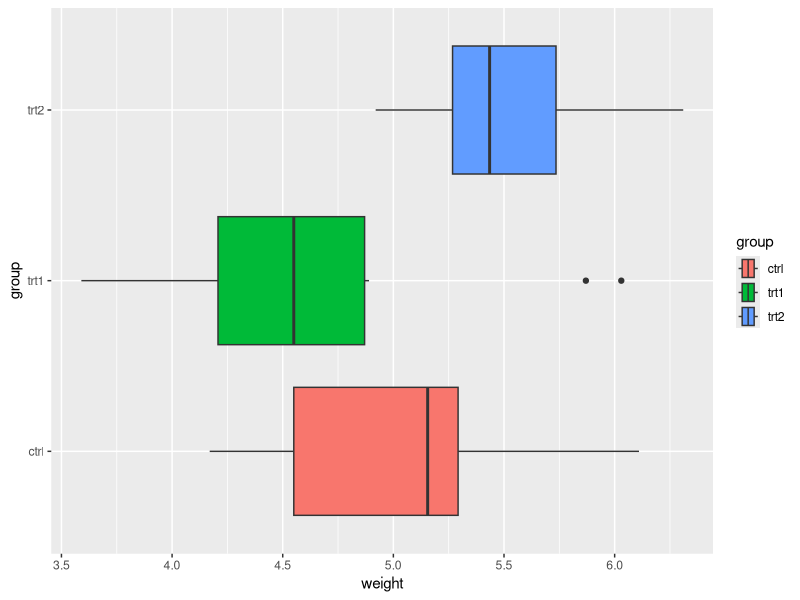
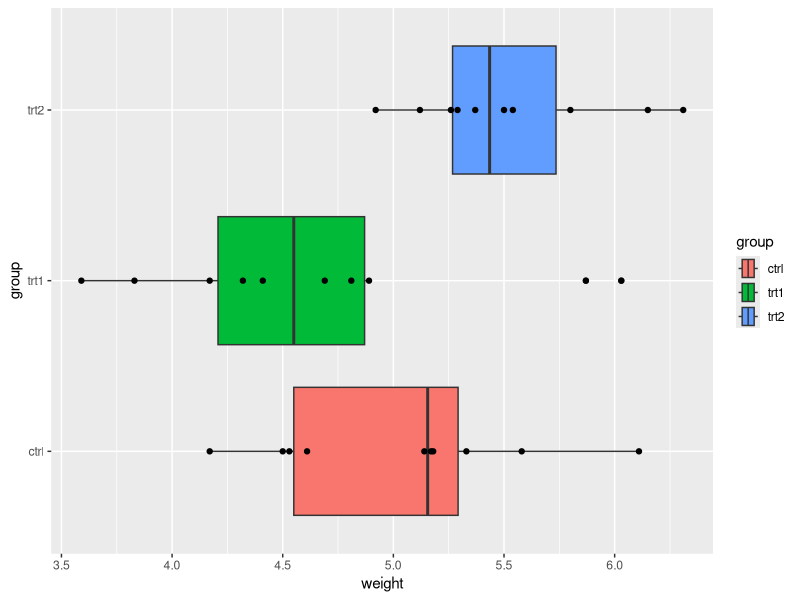
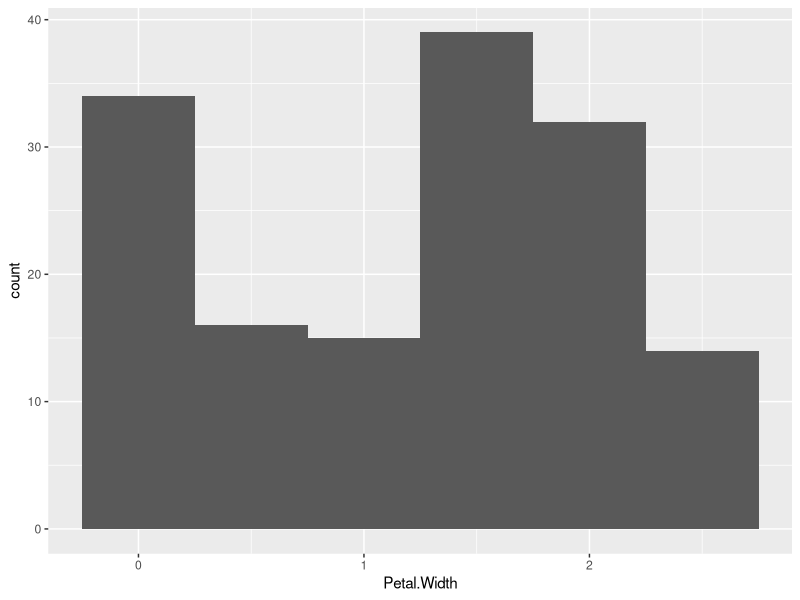
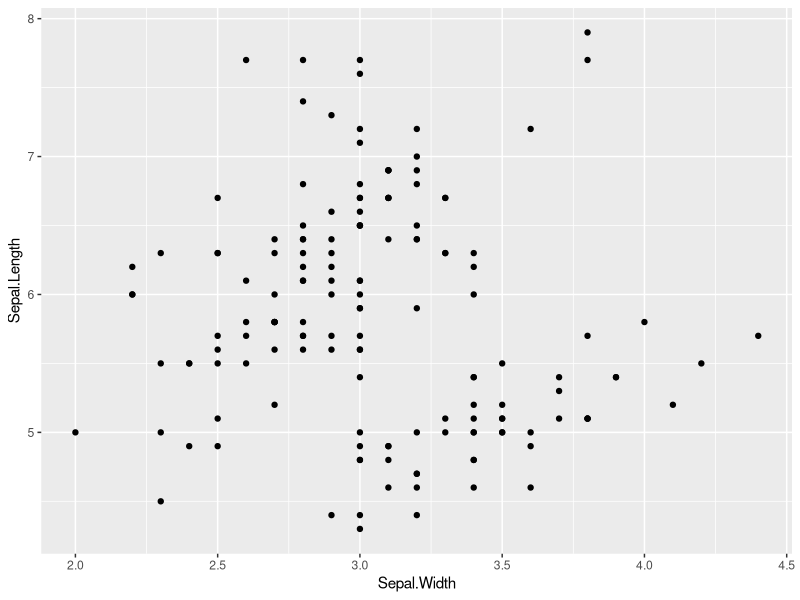
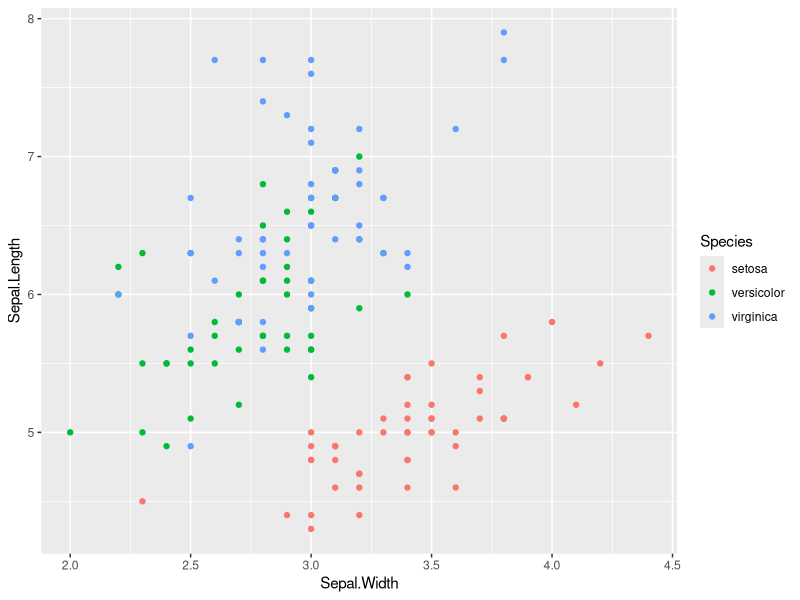

Generate these figures, in order, with R:
# Tidyverse Exam – Data Manipulation in R (using `mtcars` dataset)

# tidyverse ---------------------------------------------------------------

# Use `df_mtcars` for Questions 1 - 10
library(tidyverse)
df_mtcars <- as_tibble(mtcars,
                       rownames = "model")

# 1. Filter rows where number of cylinders (`cyl`) is 6
# Write code to create a new data frame that only includes rows where `cyl == 6`.
# Assign to: `mtcars_cyl6`
mtcars_cyl6 <- filter(df_mtcars, cyl == 6)

# 2. Filter rows where number of gears (`gear`) is either 3 or 5
# Use `%in%` to filter the `df_mtcars` dataset for these two `gear` values.
# Assign to: `mtcars_g35`
mtcars_g35 <- filter(df_mtcars, gear == 3 | gear == 5)

# 3. Filter rows where miles per gallon (`mpg`) is greater than 25
# Create a subset of `df_mtcars` where `mpg > 25`.
# Assign to: `mtcars_mpg25`
mtcars_mpg25 <- filter(df_mtcars, mpg > 25)

# 4. Filter rows where weight (`wt`) is less than 2.5 AND number of cylinders (`cyl`) is 4
# Combine logical conditions using `&`.
# Assign to: `mtcars_light_cyl4`
mtcars_light_cyl4 <- filter(df_mtcars, wt < 2.5) %>% 
  filter(cyl == 4)

# 5. Sort `df_mtcars` by horsepower (`hp`) in ascending order
# Use `arrange()` to sort the data.
# Assign to: `mtcars_hp`
mtcars_hp <- arrange(df_mtcars, hp)

# 6. Sort `df_mtcars` by quarter mile time (`qsec`) in descending order
# Use `desc()` inside `arrange()`.
# Assign to: `mtcars_qsec`
mtcars_qsec <- arrange(df_mtcars, desc(qsec))

# 7. Exclude the `drat` column
# Use `select()` with `-` (minus sign) to remove the column.
# Assign to: `mtcars_no_drat`
mtcars_no_drat <- select(df_mtcars, -(drat))

# 8. Add a new column `ptw` that equals the ratio of horsepower (`hp`) to weight (`wt`) (`hp / wt`)
# Use `mutate()` to add the new column.
# Assign to: `mtcars_with_ptw`
mtcars_with_ptw <- mutate(df_mtcars, "ptw" = hp/wt)

# 9. Identify the car `model` with the highest `ptw` among cars with six cylinders (`cyl == 6`).
# Hint: Use `mtcars_with_ptw` and a chain of `filter()` and `arrange()` with `%>%`.
# Write the car model here: Ferrari Dino
mtcars_ptw_model <- filter(mtcars_with_ptw, cyl == 6) %>% 
  arrange(desc(ptw))

# 10. Group by number of gears (`gear`) and summarize minimum & maximum values of `mpg`
# Use `group_by()` and `summarize()` to calculate minimum & maximum values of `mpg` within each group.
# Minimum and maximum values of each group should be represented as separate columns.
# Function `min()` returns the minimum value in a vector.
# Function `max()` returns the maximum value in a vector.
# Assign to: `mtcars_mpg_by_gear`
mtcars_mpg_by_gear <- group_by(df_mtcars, gear) %>% 
  mutate("min" = min(mpg)) %>% 
  mutate("max" = max(mpg)) %>% 
  ungroup()

# ggplot ------------------------------------------------------------------

# Visualization in R (using `iris` dataset)

## before you begin with the following questions, type the following code to check column names in the dataframe
Iris_Column_Names <- colnames(iris) # output from this code is the column names that can be used in figures

# 11. Simple scatter plot of `Sepal.Length` vs `Sepal.Width` using `ggplot()`
# Assign to: `g_scat`
# Create a scatter plot with `Sepal.Width` on the x-axis and `Sepal.Length` on the y-axis.
g_scat <- ggplot(iris) +
  geom_point(mapping = aes(x = Sepal.Width, y = Sepal.Length))

# 12. Scatter plot with points colored by `Species`
# Assign to: `g_scat_col`
# Create a scatter plot with `Petal.Width` on the x-axis and `Petal.Length` on the y-axis,
# coloring points by `Species`.
g_scat_col <- ggplot(iris) +
  geom_point(mapping = aes(x = Sepal.Width, y = Sepal.Length, color = Species))

# 13. Histogram of `Petal.Width` with `binwidth = 0.5`
# Assign to: `g_hist`
# Create a histogram of `Petal.Width` with `binwidth` set to 0.5.
g_hist <- ggplot(iris) +
  geom_histogram(mapping = aes(x = Petal.Width), binwidth = 0.5)

# Visualization in R (using `PlantGrowth` dataset)

## before you begin with the following questions, type the following code to check column names in the dataframe
Plant_Column_Names <- colnames(PlantGrowth) # output from this code is the column names that can be used in figures

# 14. Boxplot of `weight` grouped and filled by `group`
# Assign to: `g_bplot1`
# Create a boxplot of `weight` by `group`, filling boxes by `group`.
g_bplot1 <- ggplot(PlantGrowth) +
  geom_boxplot(mapping = aes(x = weight, y = group, fill = group))

# 15. Boxplot + scatter plot of `weight` by `group`
# Assign to: `g_bplot2`
# Create a boxplot of `weight` by `group`, then overlay points showing individual observations.
g_bplot2 <- ggplot(PlantGrowth) +
  geom_boxplot(mapping = aes(x = weight, y = group, fill = group)) +
  geom_point(mapping = aes(x = weight, y = group))
